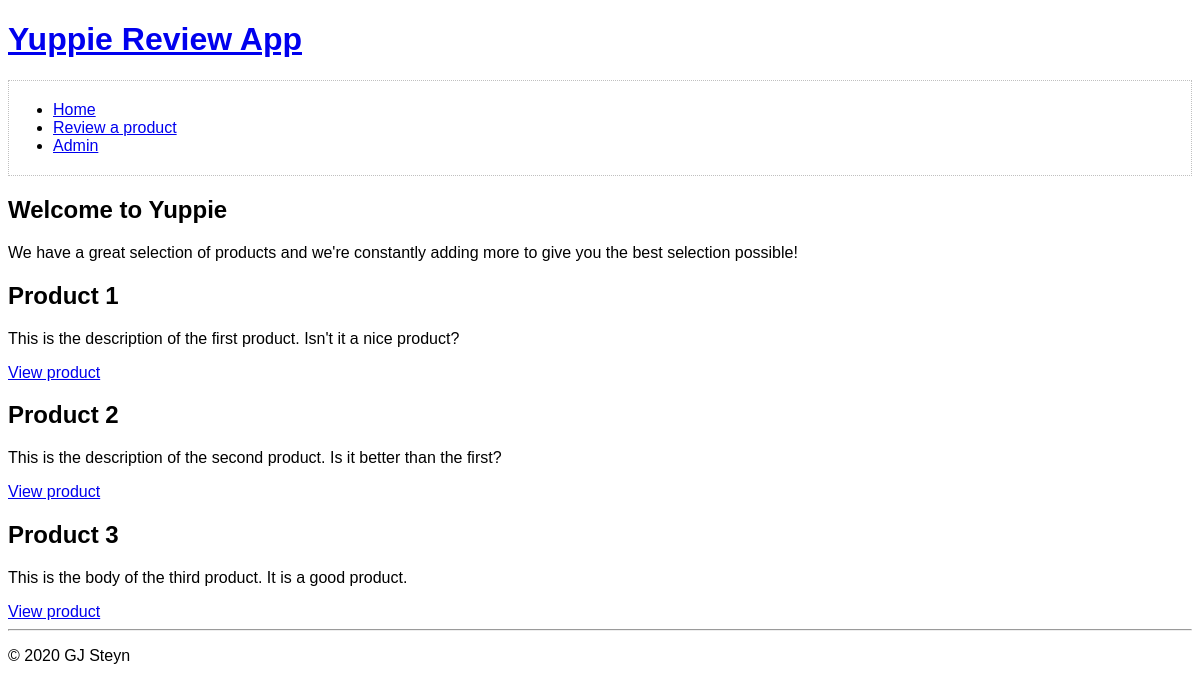
The page / on the database its author committed.
### tables this page shows
CREATE TABLE products(
    id INT AUTO_INCREMENT NOT NULL,
    name VARCHAR(255) NOT NULL,
    description VARCHAR(1000) NOT NULL,
    PRIMARY KEY(id)
);

### index.php (called while the page is built)
<?php
require_once 'model/database.php';
require 'model/common.php';
$products = get_products();
include 'home_view.php';

### model/common.php (called while the page is built, shortened)
<?php
require_once 'database.php';
function html_escape($html)
{
    return htmlspecialchars($html, ENT_HTML5, 'UTF-8');
}
function get_products()
{
    global $db;
    $query = 'SELECT * FROM products';
    try {
        $statement = $db->prepare($query);
        $statement->execute();
        $result = $statement->fetchAll();
        return $result;
    } catch (PDOException $e) {
        $error_message = $e->getMessage();
        display_db_error($error_message);
    }
}

### home_view.php (the view)
<?php include 'header.php'; ?>
<section>
  <h1>Welcome to Yuppie</h1>
  <p>We have a great selection of products and we're constantly adding more to give you the best selection possible!</p>
  <?php foreach($products as $product) : ?>
    <h2><?php echo html_escape($product['name']); ?></h2>
    <p><?php echo html_escape($product['description']); ?></p>
    <div class="view-product">
      <a href="product.php?product_id=<?php echo $product['id']; ?>">View product</a>
    </div>
  <?php endforeach; ?>
</section>
<?php include 'footer.php'; ?>

### main.css (style rules this page uses)
body { font-family: sans-serif; }

### rows shown on the page
products: name "Product 1", description "This is the description of the first product. Isn't it a nice product?"
products: name "Product 2", description "This is the description of the second product. Is it better than the first?"
products: name "Product 3", description "This is the body of the third product. It is a good product."
